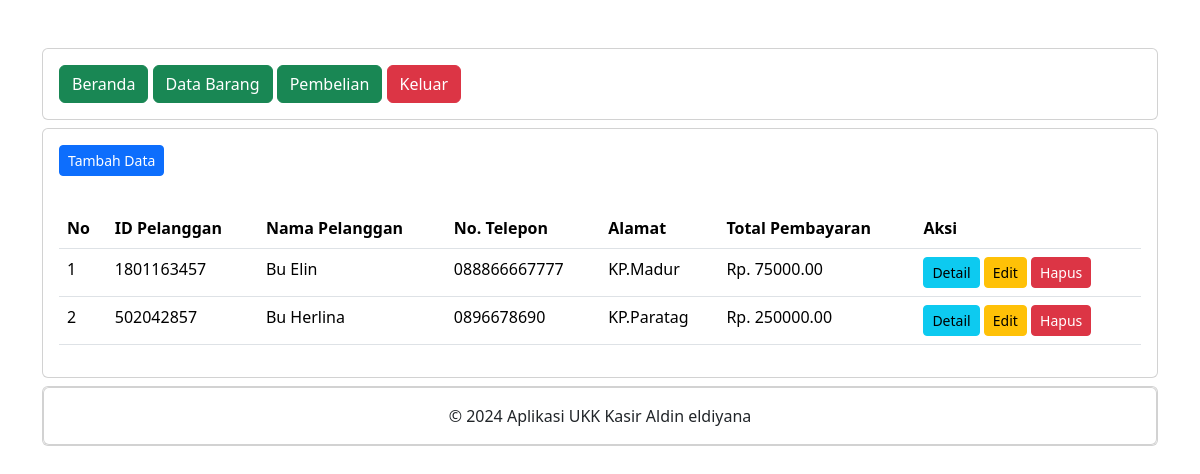
Page /petugas/pembelian.php (signed in) on the committed database.
### tables this page shows
CREATE TABLE `penjualan` (
  `PenjualanID` int(11) NOT NULL,
  `TanggalPenjualan` date NOT NULL,
  `TotalHarga` decimal(10,2) NOT NULL,
  `PelangganID` int(11) NOT NULL
);

CREATE TABLE `pelanggan` (
  `PelangganID` int(11) NOT NULL,
  `NamaPelanggan` varchar(255) NOT NULL,
  `Alamat` text NOT NULL,
  `NomorTelepon` varchar(15) NOT NULL
);

### petugas/pembelian.php (the view, shortened to what this page needs)
<?php
include "header.php";
include "navbar.php";
?>
<div class="card mt-2">
	<div class="card-body">
		<button type="button" class="btn btn-primary btn-sm" data-bs-toggle="modal" data-bs-target="#tambah-data">
			Tambah Data
		</button>
	</div>
	<div class="card-body">
		<table class="table">
			<thead>
				<tr>
					<th>No</th>
					<th>ID Pelanggan</th>
					<th>Nama Pelanggan</th>
					<th>No. Telepon</th>
					<th>Alamat</th>
					<th>Total Pembayaran</th>
					<th>Aksi</th>
				</tr>
			</thead>
			<tbody>
				<?php
				include '../koneksi.php';
				$no = 1;
				$data = mysqli_query($koneksi,"SELECT * FROM pelanggan INNER JOIN penjualan ON pelanggan.PelangganID=penjualan.PelangganID");
				while($d = mysqli_fetch_array($data)){
					?>
					<tr>
						<td><?php echo $no++; ?></td>
						<td><?php echo $d['PelangganID']; ?></td>
						<td><?php echo $d['NamaPelanggan']; ?></td>
						<td><?php echo $d['NomorTelepon']; ?></td>
						<td><?php echo $d['Alamat']; ?></td>
						<td>Rp. <?php echo $d['TotalHarga']; ?></td>
						<td>
							<a class="btn btn-info btn-sm" href="detail_pembelian.php?PelangganID=<?php echo $d['PelangganID']; ?>">Detail</a>
							<button type="button" class="btn btn-warning btn-sm" data-bs-toggle="modal" data-bs-target="#edit-data<?php echo $d['PelangganID']; ?>">
								Edit
							</button>
							<button type="button" class="btn btn-danger btn-sm" data-bs-toggle="modal" data-bs-target="#hapus-data<?php echo $d['PelangganID']; ?>">
								Hapus
							</button>
						</td>
					</tr>
				<?php } ?>
			</tbody>
		</table>
	</div>
</div>
<?php
include "footer.php";
?>

### rows in the picture
penjualan: PelangganID "1801163457", PelangganID.NamaPelanggan "Bu Elin", PelangganID.NomorTelepon "088866667777", PelangganID.Alamat "KP.Madur", TotalHarga "75000.00"
penjualan: PelangganID "502042857", PelangganID.NamaPelanggan "Bu Herlina", PelangganID.NomorTelepon "0896678690", PelangganID.Alamat "KP.Paratag", TotalHarga "250000.00"
